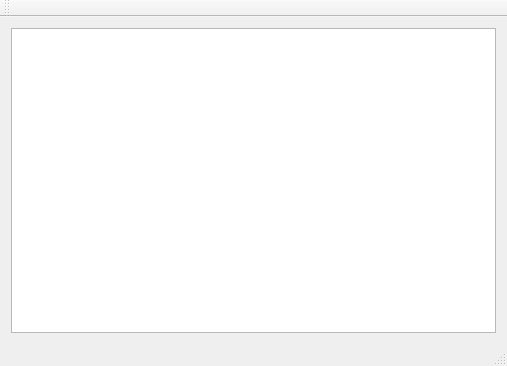
<?xml version="1.0" encoding="UTF-8"?>
<ui version="4.0">
 <class>MainWindow</class>
 <widget class="QMainWindow" name="MainWindow">
  <property name="geometry">
   <rect>
    <x>0</x>
    <y>0</y>
    <width>507</width>
    <height>366</height>
   </rect>
  </property>
  <property name="windowTitle">
   <string>MainWindow</string>
  </property>
  <widget class="QWidget" name="centralWidget">
   <layout class="QVBoxLayout" name="verticalLayout">
    <item>
     <widget class="QTableView" name="tableView"/>
    </item>
   </layout>
  </widget>
  <widget class="QMenuBar" name="menuBar">
   <property name="geometry">
    <rect>
     <x>0</x>
     <y>0</y>
     <width>507</width>
     <height>23</height>
    </rect>
   </property>
  </widget>
  <widget class="QToolBar" name="mainToolBar">
   <attribute name="toolBarArea">
    <enum>TopToolBarArea</enum>
   </attribute>
   <attribute name="toolBarBreak">
    <bool>false</bool>
   </attribute>
  </widget>
  <widget class="QStatusBar" name="statusBar"/>
 </widget>
 <layoutdefault spacing="6" margin="11"/>
 <resources/>
 <connections/>
</ui>
